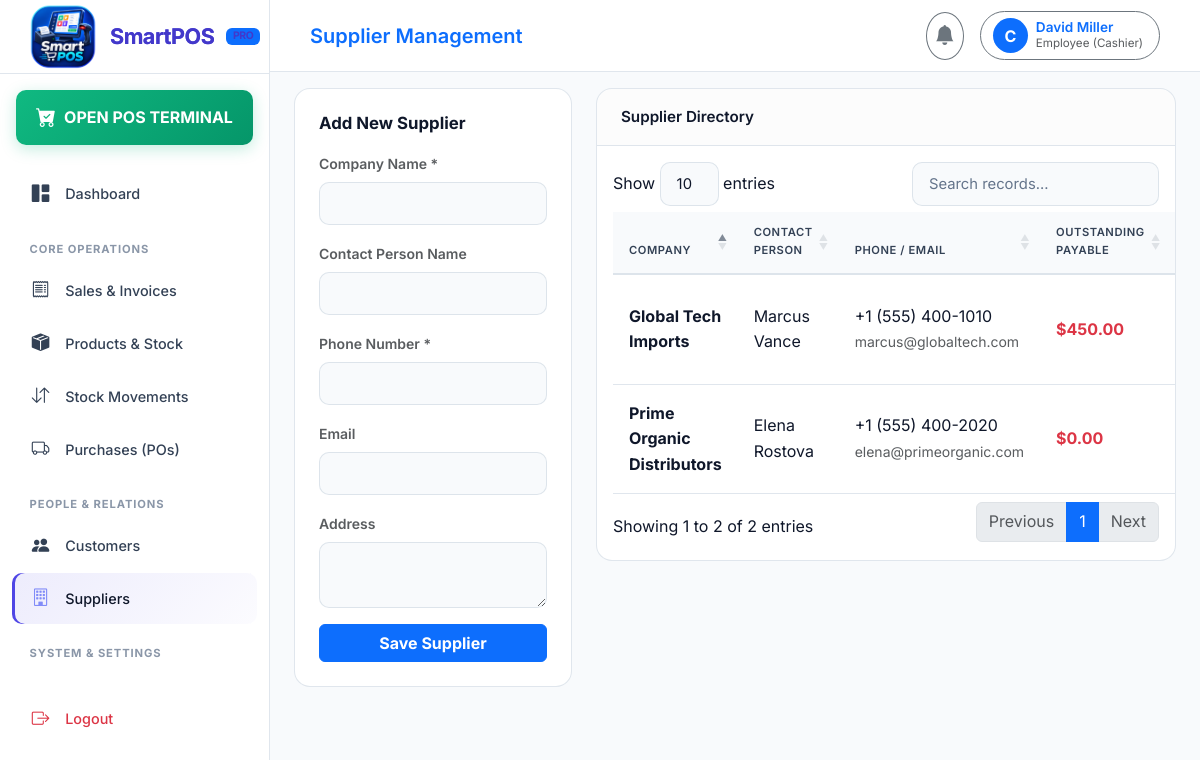
/suppliers/ (signed in), run on an earlier commit of the app's database.
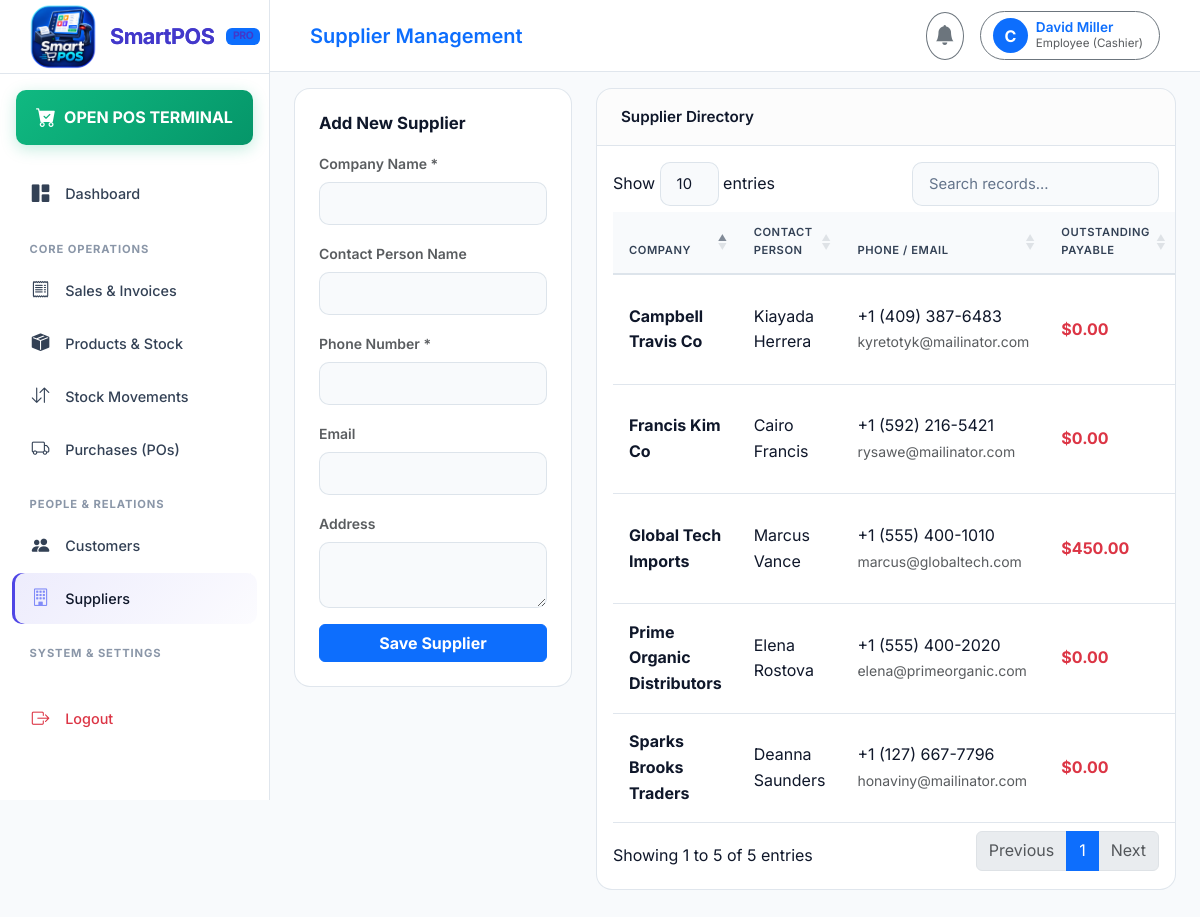
And on a later commit of the database.
### suppliers/models.py (models this page shows, shortened)
class Supplier(models.Model):
    business = models.ForeignKey('authentication.Business', on_delete=models.CASCADE, related_name='suppliers')
    company_name = models.CharField(max_length=200)
    contact_name = models.CharField(max_length=150, blank=True, null=True)
    phone = models.CharField(max_length=50)
    email = models.EmailField(blank=True, null=True)
    address = models.TextField(blank=True, null=True)
    outstanding_balance = models.DecimalField(max_digits=12, decimal_places=2, default=0.00)
    status = models.BooleanField(default=True)
    created_at = models.DateTimeField(auto_now_add=True)
    updated_at = models.DateTimeField(auto_now=True)

### suppliers/views.py (the view)
# urls.py: path('', views.suppliers_list, name='suppliers_list'),
@login_required
def suppliers_list(request):
    business = request.user.get_business()
    suppliers = Supplier.objects.filter(business=business)
    if request.method == 'POST':
        form = SupplierForm(request.POST)
        if form.is_valid():
            s = form.save(commit=False)
            s.business = business
            s.save()
            messages.success(request, f"Supplier '{s.company_name}' added successfully.")
            return redirect('suppliers_list')
        else:
            for field, errors in form.errors.items():
                for error in errors:
                    messages.error(request, f"{field.replace('_', ' ').title()}: {error}")
    else:
        form = SupplierForm()
    return render(request, 'suppliers/suppliers_list.html', {'suppliers': suppliers, 'form': form})

### authentication/models.py (called while the page is built)
    def is_super_admin(self):
        return self.role == self.ROLE_SUPER_ADMIN or self.is_superuser

    def is_admin(self):
        return self.role in [self.ROLE_ADMIN, self.ROLE_SUPER_ADMIN] or self.is_superuser

    def get_business(self):
        if not self.business:
            b = Business.objects.first()
            if not b:
                b = Business.objects.create(name="SmartPOS Store")
            self.business = b
            self.save(update_fields=['business'])
        return self.business

### templates/suppliers/suppliers_list.html (shortened to what this page needs)
{% extends 'base.html' %}
{% block header_title %}Supplier Management{% endblock %}
{% block content %}
<div class="row g-4">
    <div class="col-md-4">
        <div class="card card-custom p-4">
            <h5 class="fw-bold text-light mb-3">Add New Supplier</h5>
            <form method="post">
                <div class="mb-3">
                    <label class="form-label text-muted small fw-semibold">Company Name *</label>
                    {{ form.company_name }}
                </div>
                <div class="mb-3">
                    <label class="form-label text-muted small fw-semibold">Contact Person Name</label>
                    {{ form.contact_name }}
                </div>
                <div class="mb-3">
                    <label class="form-label text-muted small fw-semibold">Phone Number *</label>
                    {{ form.phone }}
                </div>
                <div class="mb-3">
                    <label class="form-label text-muted small fw-semibold">Email</label>
                    {{ form.email }}
                </div>
                <div class="mb-3">
                    <label class="form-label text-muted small fw-semibold">Address</label>
                    {{ form.address }}
                </div>
                <button type="submit" class="btn btn-primary w-100 fw-bold">Save Supplier</button>
            </form>
        </div>
    </div>
    <div class="col-md-8">
        <div class="card card-custom">
            <div class="card-header">
                <span>Supplier Directory</span>
            </div>
            <div class="table-responsive p-3">
                <table class="table table-custom datatable align-middle">
                    <thead>
                        <tr>
                            <th>Company</th>
                            <th>Contact Person</th>
                            <th>Phone / Email</th>
                            <th>Outstanding Payable</th>
                            <th class="text-end">Actions</th>
                        </tr>
                    </thead>
                    <tbody>
                        {% for s in suppliers %}
                        <tr>
                            <td><div class="fw-bold text-light">{{ s.company_name }}</div></td>
                            <td>{{ s.contact_name|default:"-" }}</td>
                            <td>
                                <div>{{ s.phone }}</div>
                                <small class="text-muted">{{ s.email|default:"" }}</small>
                            </td>
                            <td class="text-danger fw-bold">{{ currency_symbol }}{{ s.outstanding_balance|floatformat:2 }}</td>
                            <td class="text-end">
                            </td>
                        </tr>
                        {% empty %}
                        <tr>
                            <td colspan="5" class="text-center text-muted py-4">No suppliers created yet.</td>
                        </tr>
                        {% endfor %}
                    </tbody>
                </table>
            </div>
        </div>
    </div>
</div>
{% endblock %}

What changed in the data, as far as the page shows it:
added Supplier: company_name "Francis Kim Co", contact_name "Cairo Francis", phone "+1 (592) 216-5421", email "rysawe@mailinator.com", currency_symbol "$", outstanding_balance "0.00"
added Supplier: company_name "Campbell Travis Co", contact_name "Kiayada Herrera", phone "+1 (409) 387-6483", email "kyretotyk@mailinator.com", currency_symbol "$", outstanding_balance "0.00"
added Supplier: company_name "Sparks Brooks Traders", contact_name "Deanna Saunders", phone "+1 (127) 667-7796", email "honaviny@mailinator.com", currency_symbol "$", outstanding_balance "0.00"
Also different on the page:
text written by a page script: "Show entries Showing 1 to 2 of 2 entries Previous 1 Next" → "Show entries Showing 1 to 5 of 5 entries Previous 1 Next"
